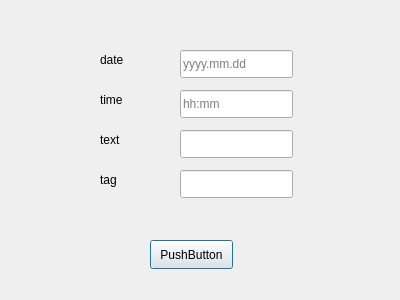
<?xml version="1.0" encoding="UTF-8"?>
<ui version="4.0">
 <class>EnterNoteWindow</class>
 <widget class="QDialog" name="EnterNoteWindow">
  <property name="geometry">
   <rect>
    <x>0</x>
    <y>0</y>
    <width>400</width>
    <height>300</height>
   </rect>
  </property>
  <property name="windowTitle">
   <string>Dialog</string>
  </property>
  <widget class="QLineEdit" name="tag">
   <property name="geometry">
    <rect>
     <x>180</x>
     <y>170</y>
     <width>113</width>
     <height>28</height>
    </rect>
   </property>
  </widget>
  <widget class="QLabel" name="label_4">
   <property name="geometry">
    <rect>
     <x>100</x>
     <y>50</y>
     <width>63</width>
     <height>20</height>
    </rect>
   </property>
   <property name="text">
    <string>date</string>
   </property>
  </widget>
  <widget class="QLabel" name="label_7">
   <property name="geometry">
    <rect>
     <x>100</x>
     <y>130</y>
     <width>63</width>
     <height>20</height>
    </rect>
   </property>
   <property name="text">
    <string>text</string>
   </property>
  </widget>
  <widget class="QLineEdit" name="time">
   <property name="geometry">
    <rect>
     <x>180</x>
     <y>90</y>
     <width>113</width>
     <height>28</height>
    </rect>
   </property>
   <property name="placeholderText">
    <string>hh:mm</string>
   </property>
  </widget>
  <widget class="QPushButton" name="enterData_2">
   <property name="geometry">
    <rect>
     <x>150</x>
     <y>240</y>
     <width>83</width>
     <height>29</height>
    </rect>
   </property>
   <property name="text">
    <string>PushButton</string>
   </property>
  </widget>
  <widget class="QLineEdit" name="date">
   <property name="geometry">
    <rect>
     <x>180</x>
     <y>50</y>
     <width>113</width>
     <height>28</height>
    </rect>
   </property>
   <property name="placeholderText">
    <string>yyyy.mm.dd</string>
   </property>
  </widget>
  <widget class="QLabel" name="label_6">
   <property name="geometry">
    <rect>
     <x>100</x>
     <y>170</y>
     <width>63</width>
     <height>20</height>
    </rect>
   </property>
   <property name="text">
    <string>tag</string>
   </property>
  </widget>
  <widget class="QLineEdit" name="text">
   <property name="geometry">
    <rect>
     <x>180</x>
     <y>130</y>
     <width>113</width>
     <height>28</height>
    </rect>
   </property>
  </widget>
  <widget class="QLabel" name="label_8">
   <property name="geometry">
    <rect>
     <x>100</x>
     <y>90</y>
     <width>63</width>
     <height>20</height>
    </rect>
   </property>
   <property name="text">
    <string>time</string>
   </property>
  </widget>
 </widget>
 <resources/>
 <connections/>
</ui>
